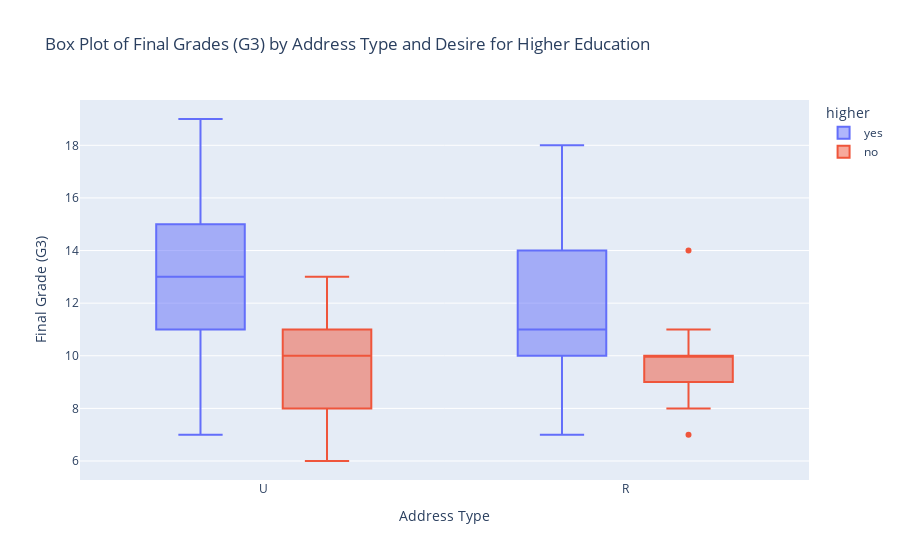

Write notebook code for a chart like this one.
### Code cell
fig2 = px.box(df, x='address', y='G3', color='higher',
              title='Box Plot of Final Grades (G3) by Address Type and Desire for Higher Education',
              labels={'address': 'Address Type', 'G3': 'Final Grade (G3)'})

#fig2.show()

### Figure 1 — Plotly figure (JSON) as saved in the notebook; plotly's stock layout.template omitted (floating-point values rounded to 4 significant figures; data arrays with more than 128 entries replaced by an {"elided": "..."} marker saying what was removed)
{"data": [{"alignmentgroup": "True", "hovertemplate": "higher=yes<br>Address Type=%{x}<br>Final Grade (G3)=%{y}<extra></extra>", "legendgroup": "yes", "marker": {"color": "#636efa"}, "name": "yes", "notched": false, "offsetgroup": "yes", "orientation": "v", "showlegend": true, "type": "box", "x": {"elided": "422 str values"}, "x0": " ", "xaxis": "x", "y": {"elided": "422 int values"}, "y0": " ", "yaxis": "y"}, {"alignmentgroup": "True", "hovertemplate": "higher=no<br>Address Type=%{x}<br>Final Grade (G3)=%{y}<extra></extra>", "legendgroup": "no", "marker": {"color": "#EF553B"}, "name": "no", "notched": false, "offsetgroup": "no", "orientation": "v", "showlegend": true, "type": "box", "x": ["U", "U", "U", "U", "U", "R", "U", "U", "U", "U", "U", "U", "R", "U", "R", "U", "U", "U", "R", "U", "U", "R", "R", "R", "U", "R", "U", "R", "R", "R", "U", "U", "R", "R", "R", "U", "U", "R", "U", "R", "R", "U", "R"], "x0": " ", "xaxis": "x", "y": [10, 11, 8, 10, 11, 9, 8, 8, 11, 11, 7, 6, 10, 9, 10, 11, 12, 11, 7, 10, 10, 11, 9, 11, 8, 10, 9, 10, 10, 9, 13, 10, 10, 10, 9, 8, 9, 10, 9, 8, 14, 10, 10], "y0": " ", "yaxis": "y"}], "layout": {"boxmode": "group", "legend": {"title": {"text": "higher"}, "tracegroupgap": 0}, "title": {"text": "Box Plot of Final Grades (G3) by Address Type and Desire for Higher Education"}, "xaxis": {"anchor": "y", "domain": [0, 1], "title": {"text": "Address Type"}}, "yaxis": {"anchor": "x", "domain": [0, 1], "title": {"text": "Final Grade (G3)"}}}}
